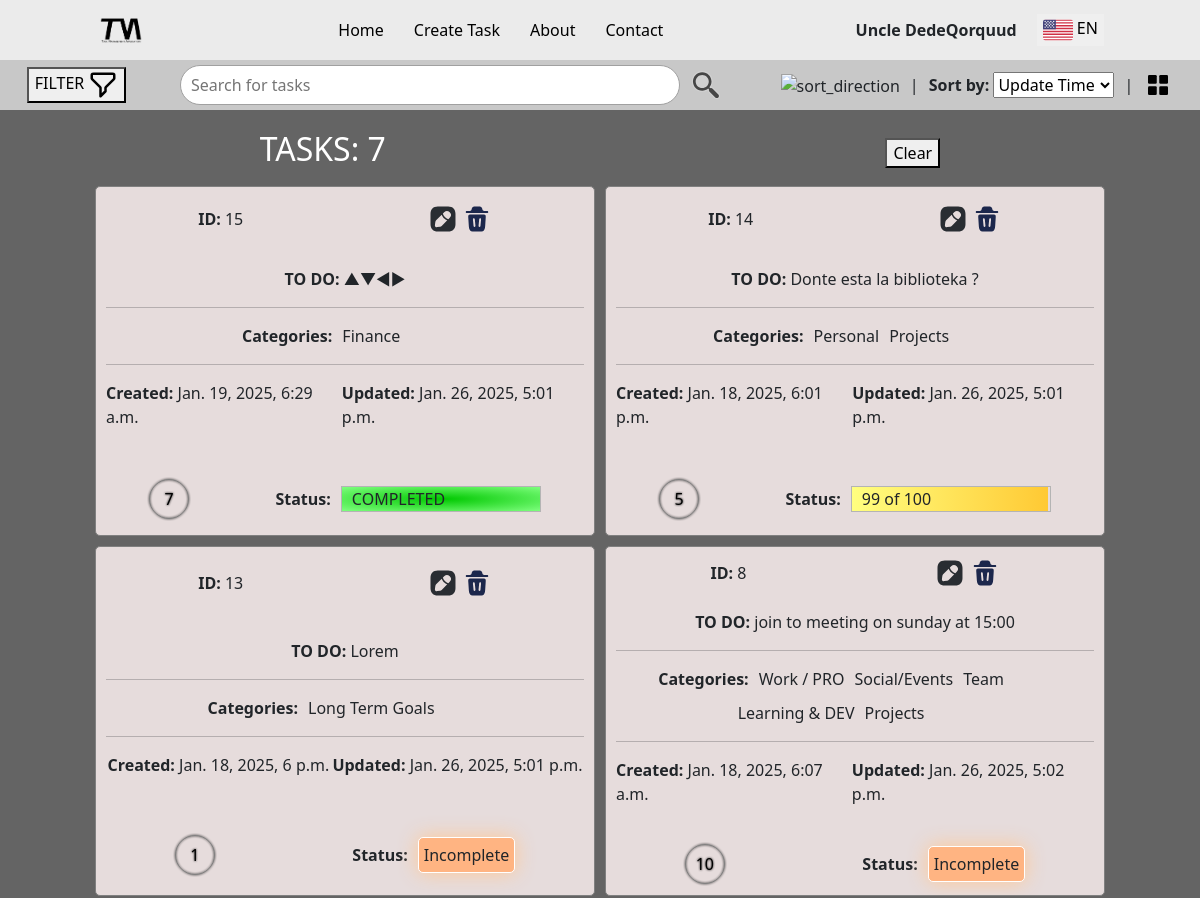
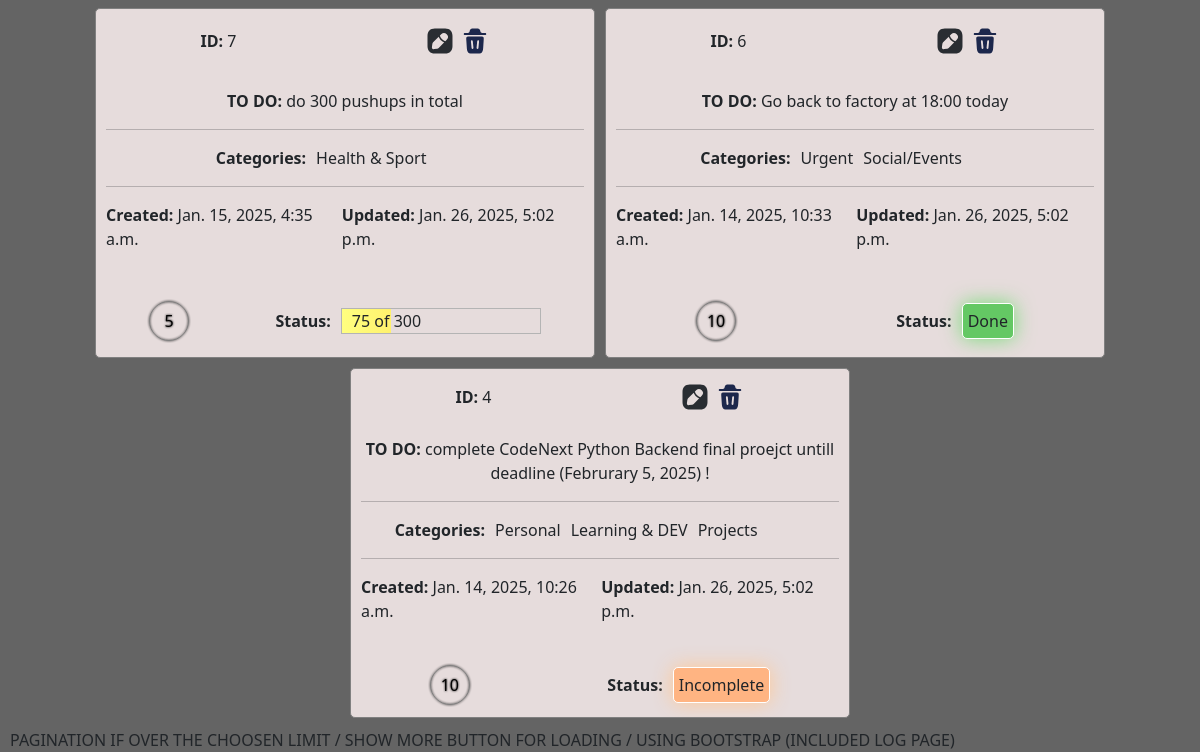
Before: / (signed in) with the older database file (2 pictures, top to bottom).
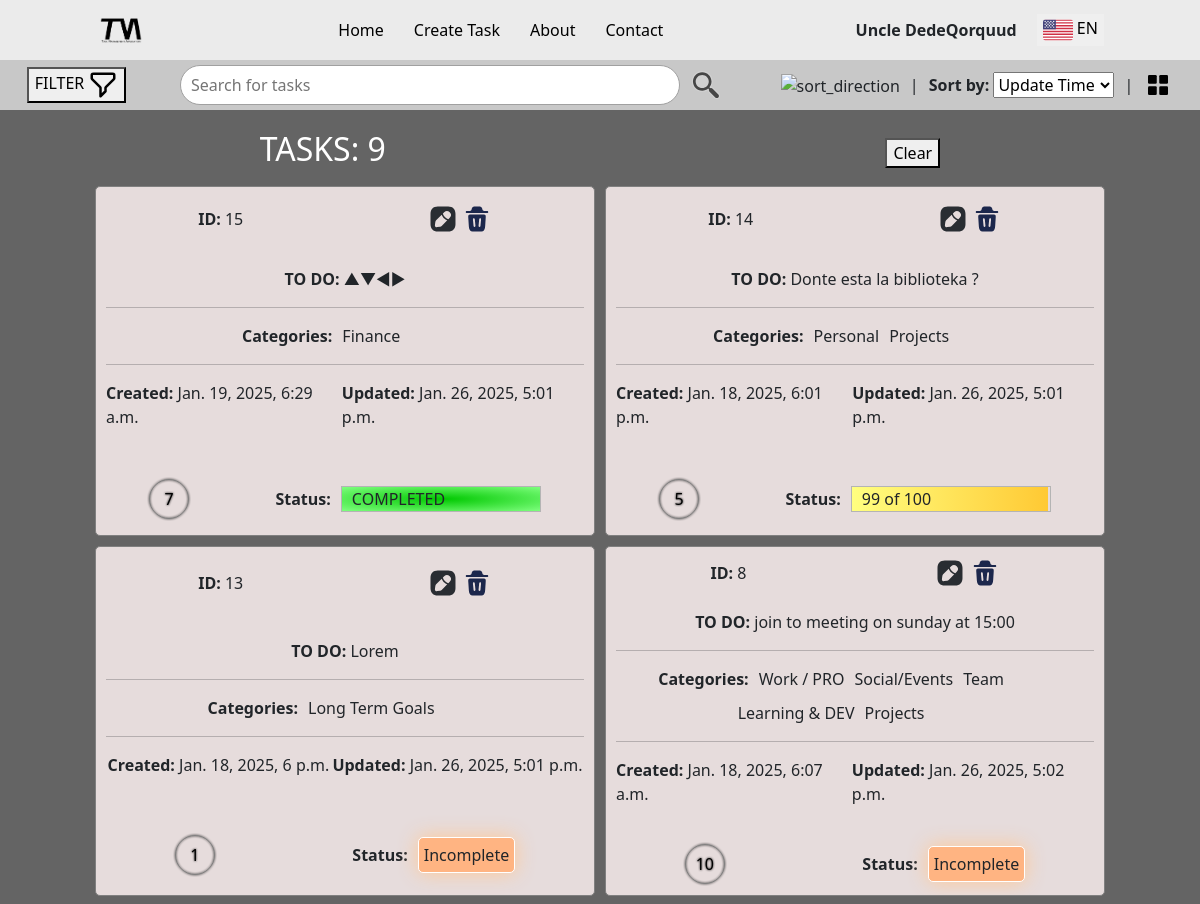
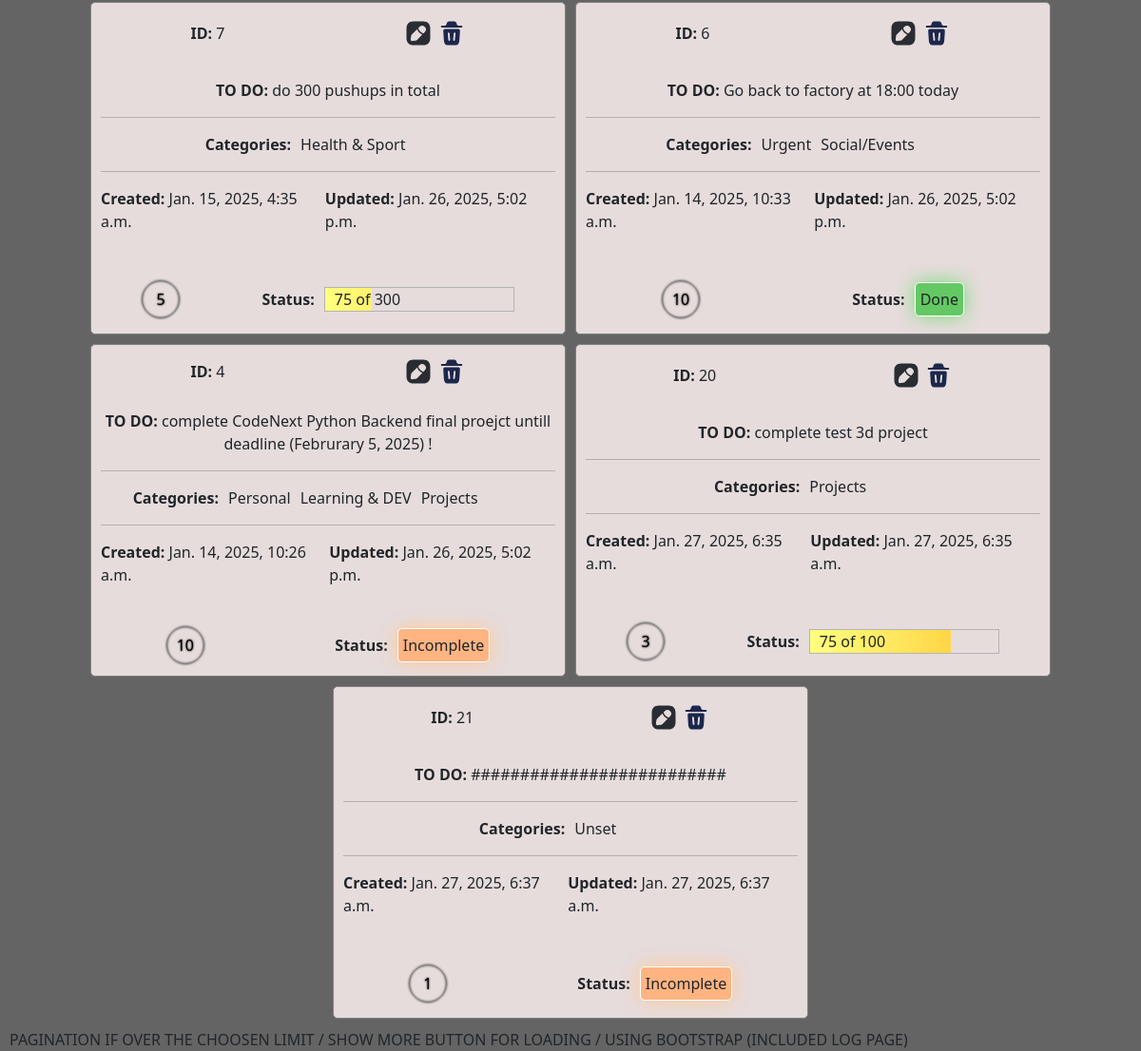
After: the same page with the newer database file (2 pictures, top to bottom).
### tasks/models.py (models this page shows, shortened)
class Task(models.Model):
    PRIORITY_OPTIONS = [(1,1), (2,2), (3,3), (4,4), (5,5), (6,6), (7,7), (8,8), (9,9), (10,10)]
    STATUS_OPTIONS = [(1,'1 → Incomplete'), (2,'2 → Work In Progress'), (3,'3 → Done')]
    category_of_task = models.ManyToManyField(Category, null=True, blank=True)
    type_of_task = models.ForeignKey(TypeOfTask, on_delete=models.CASCADE, null=True, blank=True) # related_name='tasks'
    todo = models.TextField(max_length=256, null=True, blank=True)
    priority_level = models.IntegerField(choices=PRIORITY_OPTIONS, default=1)
    todo_status = models.IntegerField(choices=STATUS_OPTIONS, default=1) # CONDITION IN HERE FOR SEPARATION, WHEN CHOOSE TYPE OF TASK, ONLY NECESSARY MODEL MUST BE VISIBLE
    progression_start = models.IntegerField(default=0)
    progression_end = models.IntegerField(default=1) # REQUIRES TRY EXCEPT OR ANY ERROR HANDLER, ONLY ALLOW START<END
    added_time = models.DateTimeField(auto_now_add=True)
    updated_time = models.DateTimeField(auto_now=True)
    assigned_to = models.ForeignKey(User, on_delete=models.SET_NULL, related_name='tasks', null=True)

class Category(models.Model):
    name = models.CharField(max_length=16)
    class Meta:
        verbose_name = 'category'
        verbose_name_plural = 'categories'

### tasks/views.py (the view)
# urls.py: path('', tasks_view.tasks_list, name='tasks_list'),
def tasks_list(request):
    if request.user.is_authenticated:
        count_of_tasks = User.objects.get(id=request.user.id).tasks.all().count()
    else:
        count_of_tasks = 0
    sorting_direction = 'ascending'
    sorting_type = 'updated_time'
    view_mode = 'grid_cards'
    current_language  = 'en'
    if request.POST.get('direction') == 'ascending':
        sorting_direction = 'ascending'
    elif request.POST.get('direction') == 'descending':
        sorting_direction = 'descending'
    if request.POST.get('sort_by') == 'todo':
        sorting_type = 'todo'
    elif request.POST.get('sort_by') == 'priority_level':
        sorting_type = 'priority_level'
    elif request.POST.get('sort_by') == 'added_time':
        sorting_type = 'added_time'
    elif request.POST.get('sort_by') == 'updated_time':
        sorting_type = 'updated_time'
    if count_of_tasks == 0:
        tasks = False # or empty list
    else:
        if sorting_direction == 'ascending':
            tasks = User.objects.get(id=request.user.id).tasks.all().order_by(sorting_type)
        elif sorting_direction == 'descending':
            tasks = User.objects.get(id=request.user.id).tasks.all().order_by(sorting_type).reverse()
    print(request.GET.get('filter'))
    if request.POST.get('view') == 'list_cards':
        view_mode = 'grid_cards'
    elif request.POST.get('view') == 'grid_cards':
        view_mode = 'list_cards'
    auth_stat = request.user.is_authenticated
    if request.user.is_authenticated:
        nickname = f'{request.user.first_name} {request.user.last_name}'
    else:
        nickname = 'Guest'
    context = {
        'user': nickname,
        'auth_stat': auth_stat,
        'sort_direction': sorting_direction,
        'sort_type': sorting_type,
        'view_mode': view_mode,
        'current_language': current_language,
        'tasks': tasks,
        'count': count_of_tasks,
        'is_nav': True, # True False
    }
    if auth_stat == False:
        return redirect('sign_in')
    elif auth_stat == True:
        return render(request, 'tasks/tasks_list.html', context)

### templates/tasks/tasks_list.html (shortened to what this page needs)
{% extends '../base/layout.html' %}
{% load static %}
{% block content %}
    <div style="background-color: rgb(100,100,100); min-height: 850px;">
        {% include '../base/control_bar.html' %}
        <div style="display: flex; justify-content: center; margin: 20px 10px 0px 10px;">
            <main style="width: 100%;">
                <div style="
                display: flex;
                justify-content: space-around;
                align-items: center;
                ">
                    <h2 style="color: rgb(255,255,255);">
                        {% if tasks.count > 0 %}
                            TASKS: {{ count }}
                        {% else %}
                            TASKS: 0
                        {% endif %}
                    </h2>
                    <button>
                        Clear
                    </button>
                </div>
                <div style="display: flex; justify-content: center; flex-wrap: wrap; gap: 10px; padding: 10px;">
                    {% if view_mode == 'grid_cards' %}
                        {% if tasks %}
                            {% for card in tasks %}
                                {% include '../base/task_card.html' %}
                            {% endfor %}
                        {% else %}
                            <div style="display: flex; justify-content: center; align-items: center; font-size: 5em">
                                Empty
                            </div>
                        {% endif %}
                    {% endif %}
                </div>
                <div>
                    PAGINATION IF OVER THE CHOOSEN LIMIT / SHOW MORE BUTTON FOR LOADING / USING BOOTSTRAP (INCLUDED LOG PAGE)
                </div>
            </main>
        </div>
    </div>
{% endblock %}

### templates/base/task_card.html (shortened to what the changed rows need)
{% load static %}
<div style="
border: 1px solid rgb(128,128,128);
width: 500px;
height: 350px;
border-radius: 5px;
padding: 10px;
overflow: hidden;
display: flex;
flex-direction: column;
justify-content: space-around;
align-items: center;
background-color: rgb(230, 220, 220);">
    <div style="
    width: 100%;
    display: flex;
    justify-content: space-around;
    align-items: center;
    ">
        <span>
            <b> ID: </b>
            {{ card.id }}
        </span>
        <span>
            <a href="{% url 'update_task' card.id %}" style="outline: none; border: none; background-color: transparent; text-decoration: none;">
                <img src="{% static 'img/icons/edit-svgrepo-com.svg' %}" alt="update_task" style="width: 30px; height: 30px;">
            </a>
            <a href="{% url 'delete_task' card.id %}" style="outline: none; border: none; background-color: transparent; text-decoration: none;">
                <img src="{% static 'img/icons/trash-bin-trash-svgrepo-com.svg' %}" alt="delete_task" style="width: 30px; height: 30px;">
            </a>
        </span>
    </div>
    <div style="
    width: 100%;
    margin: 20px 0px;
    ">
        <p style="
        text-align: center;
        ">
            <b> TO DO: </b>
            {{ card.todo }}
        </p>
        <hr>
        <span>
            <div style="
            display: flex;
            justify-content: center;
            flex-wrap: wrap;
            gap: 10px;
            width: 90%;
            max-height: 100px;
            overflow-y: auto;
            ">
                <b> Categories: </b>
                {% if card.category_of_task.all %}
                    {% for category in card.category_of_task.all %}
                        <span>
                            {{ category.name }}
                        </span>
                    {% endfor %}
                {% else %}
                    <span>
                        Unset
                    </span>
                {% endif %}
            </div>
        </span>
        <hr>
        <span style="
        width: 100%;
        display: flex;
        align-items: center;
        justify-content: space-around;
        ">
            <p>
                <b> Created: </b>
                {{card.added_time}}
            </p>
            <p>
                <b> Updated: </b>
                {{card.updated_time}}
            </p>
        </span>
    </div>
    <div style="
    width: 100%;
    display: flex;
    justify-content: space-around;
    ">
        <div class="priority_badge">
            {{ card.priority_level }}
        </div>
        <div style="display: flex; align-items: center; gap: 10px;">
            <b> Status: </b>
            {% if card.type_of_task_id == 1 %}
                {% if card.todo_status == 1 %}
                    <div style="
                    width: auto;
                    border: 1px solid rgb(255,255,255);
                    background-color: rgb(255,180,130);
                    outline: none;
                    padding: 5px;
                    filter: drop-shadow(0px 0px 10px rgb(255,200,150));
                    border-radius: 5px;
                    "> Incomplete </div>
                {% elif card.todo_status == 3 %}
                    <div style="
                    width: auto;
                    border: 1px solid rgb(255,255,255);
                    background-color: rgb(100,200,100);
                    outline: none;
                    padding: 5px;
                    filter: drop-shadow(0px 0px 10px rgb(120,220,120));
                    border-radius: 5px;
                    "> Done </div>
                {% endif %}
            {% else %}
                <span style="
                position: relative;
                border: 1px solid rgb(180,180,180);
                width: 200px;
                ">
                    <span style="
                    position: relative;
                    z-index: 5;
                    padding: 10px;
                    width: 100%;
                    ">
                        {% if card.progression_start != card.progression_end %}
                            {{ card.progression_start }} of {{ card.progression_end }}
                        {% else %}
                            COMPLETED
                        {% endif %}
                    </span>
                    <span id="progression_bar_{{card.id}}" style="
                    position: absolute;
                    left: 0;
                    top: 0;
                    width: 0%;
                    height: 100%;
                    overflow: hidden;
                    background-color: transparent;
                    z-index: 1;
                    ">
                        <span id="bar_stat_{{card.id}}" style="
                        position: absolute;
                        width: 200px;
                        height: 100%;
                        background: linear-gradient(to right, rgba(255,255,128,1.0), rgba(255,200,50,1.0));
                        z-index: 2;
                        "></span>
                    </span>
                </span>
            {% endif %}
        </div>
    </div>
</div>

Changed rows visible on the page:
added Task: id "20", todo "complete test 3d project", added_time "Jan. 27, 2025, 6:35 a.m.", updated_time "Jan. 27, 2025, 6:35 a.m.", priority_level "3", progression_start "75", progression_end "100", Category (name "Projects")
added Task: id "21", todo "##########################", shows "Unset", added_time "Jan. 27, 2025, 6:37 a.m.", updated_time "Jan. 27, 2025, 6:37 a.m.", priority_level "1", todo_status "Incomplete"
Other visible differences:
{{ count }}: "7" → "9"
